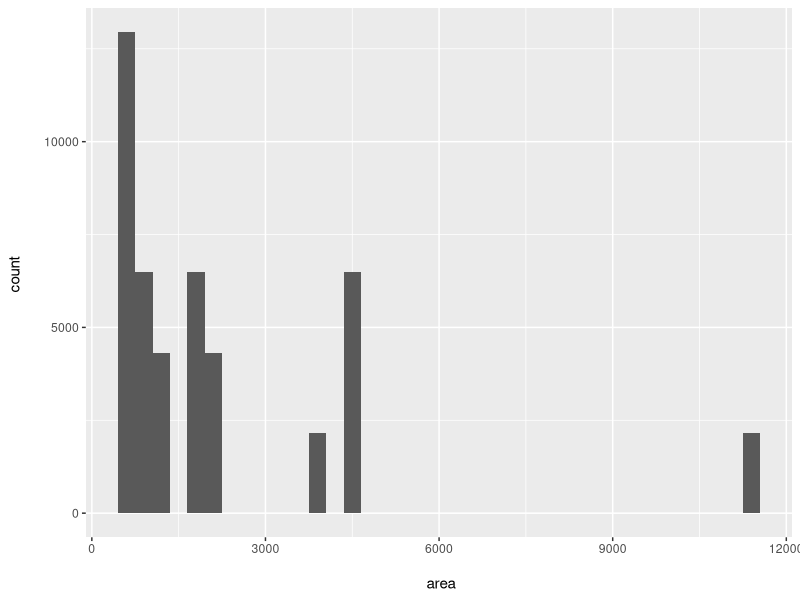
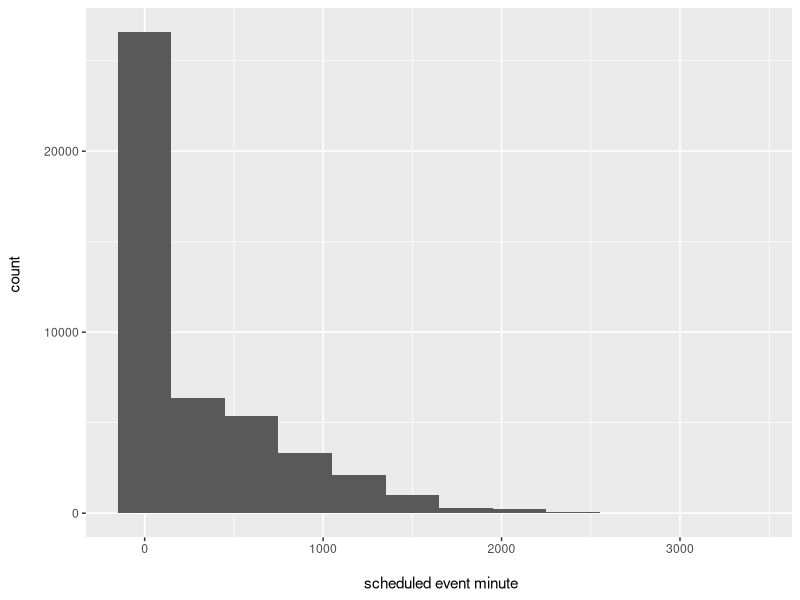

Write the R code that produced these figures, in order.
## ---- chunk 1
knitr::opts_chunk$set(echo = TRUE)
## ---- chunk 2
if (!require("knitr")) { install.packages("knitr")
}
if (!require("tidyr")) { install.packages("tidyr")
}
if (!require("plyr")) { install.packages("plyr")
}
if (!require("dplyr")) { install.packages("dplyr")
}
if (!require("ggplot2")) { install.packages("ggplot2")
}
if (!require("lubridate")) { install.packages("lubridate")
}
if (!require("magrittr")) { install.packages("magrittr")
}
if (!require("scales")) { install.packages("scales")
}
if (!require("corrplot")) { install.packages("corrplot")
}
if (!require("psych")) { install.packages("psych")
}
if (!require("stringr")) { install.packages("stringr")
}
## ---- chunk 3
library(knitr)
library(tidyr)
library(plyr)
library(dplyr)
library(ggplot2)
library(lubridate)
library(magrittr)
library(scales)
library(corrplot)
library(psych)
library(stringr)
## ---- chunk 4
#import data with '', 'NA', and 'na' as NA
room_df <- read.csv('hotelData.csv',
                    stringsAsFactors = FALSE,
                    na.strings = c("","NA","na"))

df.type <- summarise_each(room_df,funs(typeof))
df.class <- summarise_each(room_df,funs(class))
df.unique <- summarise_each(room_df,funs(n_distinct))
df.numNA <- summarise_each(room_df,funs(sum(is.na(.))))
cap1 <- "Type, class, number of unique, and number of 
NA entries in original data set"
kable(cbind(variable = names(df.unique),type=unlist(df.type),
            class = unlist(df.class),unique = unlist(df.unique),
            na = unlist(df.numNA)
            ), row.names=FALSE, caption=cap1)
## ---- chunk 5
table(room_df$room)
## ---- chunk 6
room_df$date <-lubridate::ymd_hms(room_df$date)
uniqueroomperdate <- unique((room_df %>% count(date))$n)
## ---- chunk 7
ggplot(room_df,aes(x=area)) + geom_histogram(binwidth=300)+
  labs(x="\n area", y = "count \n")
## ---- chunk 8
ggplot(room_df,aes(x=event_min)) + geom_histogram(binwidth=300)+
  labs(x = "\n scheduled event minute", y = "count \n")
event_time_flag <- room_df$event_min > room_df$max_min
room_df$event_min[event_time_flag] <- 1080
## ---- chunk 9
max_min <- unique(room_df$max_min)
## ---- chunk 10
checkequal_func <- function(x,y) {x!=y}
yearnotmatch <- sum(mapply(checkequal_func,x=year(room_df$date),y=room_df$year))
## ---- chunk 11
monthnotmatch <- sum(mapply(checkequal_func,x=month.name[month(room_df$date)]
           ,y=room_df$month))
## ---- chunk 12
daynotmatch <- sum(mapply(checkequal_func,x=day(room_df$date),y=room_df$day))
